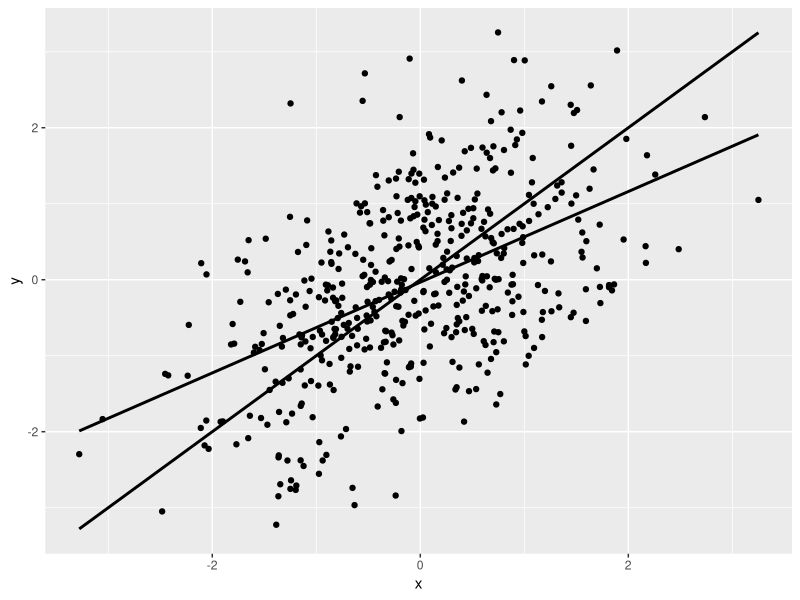

The R script that drew this image:
## ---- chunk 1
library(ggplot2)
## ---- chunk 2
n_points <- 500
df <- data.frame(x <- rnorm(n_points))
df$y <- .5*x + rnorm(n_points)

lm_fit <- lm(y ~ x, df)

print(lm_fit)
df$pred <- predict.lm(lm_fit, df)

ggplot() +
  geom_point(aes(x, y), df) +
  geom_line(aes(x, x), df, size=1) +
  geom_line(aes(x, pred), df, size=1)
